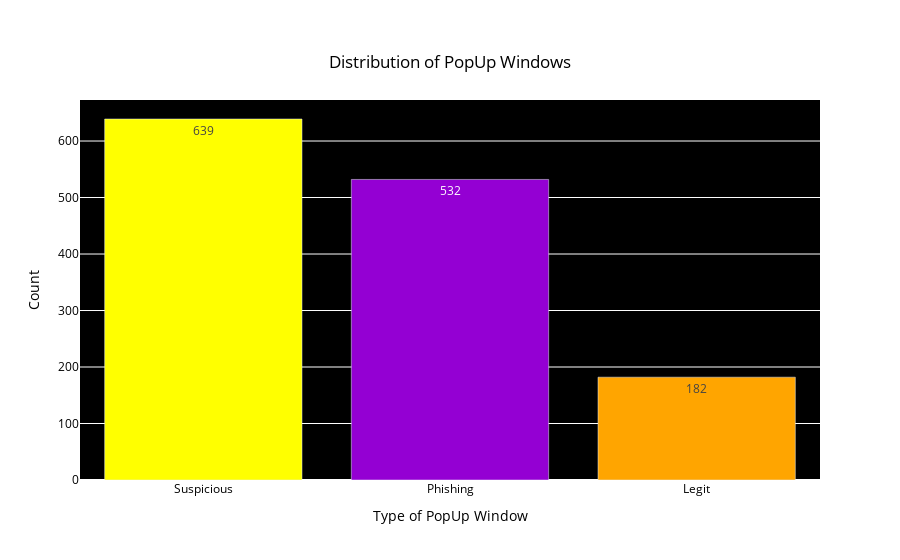

Source (notebook cell):
### Markdown cell above
### PopUp Windows -- Frequent Feature of Phishing Sites

### Code cell
import pandas as pd
import plotly.graph_objs as go

# Using your DataFrame 'data' and 'popUpWidnow' as your column of interest
popUp_counts = data['popUpWidnow'].value_counts().rename(index={2: 'Legit', 1: 'Suspicious', 0: 'Phishing'})

colors = ['#FFFF00', '#9400D3', '#FFA500']  # colors for the histogram
labels = popUp_counts.index

# Using go.Bar to create a histogram
fig = go.Figure(data=[go.Bar(x=labels, y=popUp_counts.values, marker=dict(color=colors), text=popUp_counts.values, textposition='auto')])

fig.update_layout(
    title={
        'text': "Distribution of PopUp Windows", 
        'x': 0.5,  # x=0.5 positions the title in the center of the chart
        'y': 0.9,  # y=0.9 positions the title a bit higher, closer to the top of the chart
        'xanchor': 'center',  # ensures the title will be centered at the specified x position
        'yanchor': 'top'  # ensures the title will be anchored at the top at the specified y position
    },
    plot_bgcolor='black',  # background color
    paper_bgcolor='white',  # background color outside the plot
    font=dict(color='black'),  # font color
    xaxis_title="Type of PopUp Window",
    yaxis_title="Count"
)

fig.show()

### Figure 1 — Plotly figure (JSON) as saved in the notebook; plotly's stock layout.template omitted (floating-point values rounded to 4 significant figures)
{"data": [{"marker": {"color": ["#FFFF00", "#9400D3", "#FFA500"]}, "text": [639, 532, 182], "textposition": "auto", "type": "bar", "x": ["Suspicious", "Phishing", "Legit"], "y": [639, 532, 182]}], "layout": {"font": {"color": "black"}, "paper_bgcolor": "white", "plot_bgcolor": "black", "title": {"text": "Distribution of PopUp Windows", "x": 0.5, "xanchor": "center", "y": 0.9, "yanchor": "top"}, "xaxis": {"title": {"text": "Type of PopUp Window"}}, "yaxis": {"title": {"text": "Count"}}}}
